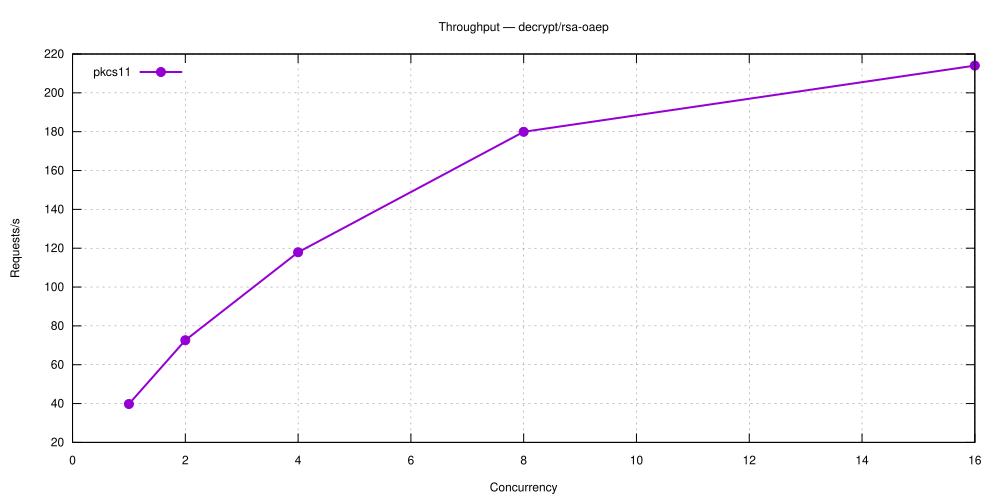

Reproduce this figure in gnuplot.
set terminal svg size 1000,500 enhanced font 'Helvetica,12'
set output 'decrypt_rsa-oaep.svg'
set title 'Throughput — decrypt/rsa-oaep'
set grid
set xlabel 'Concurrency'
set ylabel 'Requests/s'
set key top left
plot 'decrypt_rsa-oaep-5.28.0-pkcs11.dat' using 1:2 with linespoints lw 2 pt 7 title 'pkcs11'
